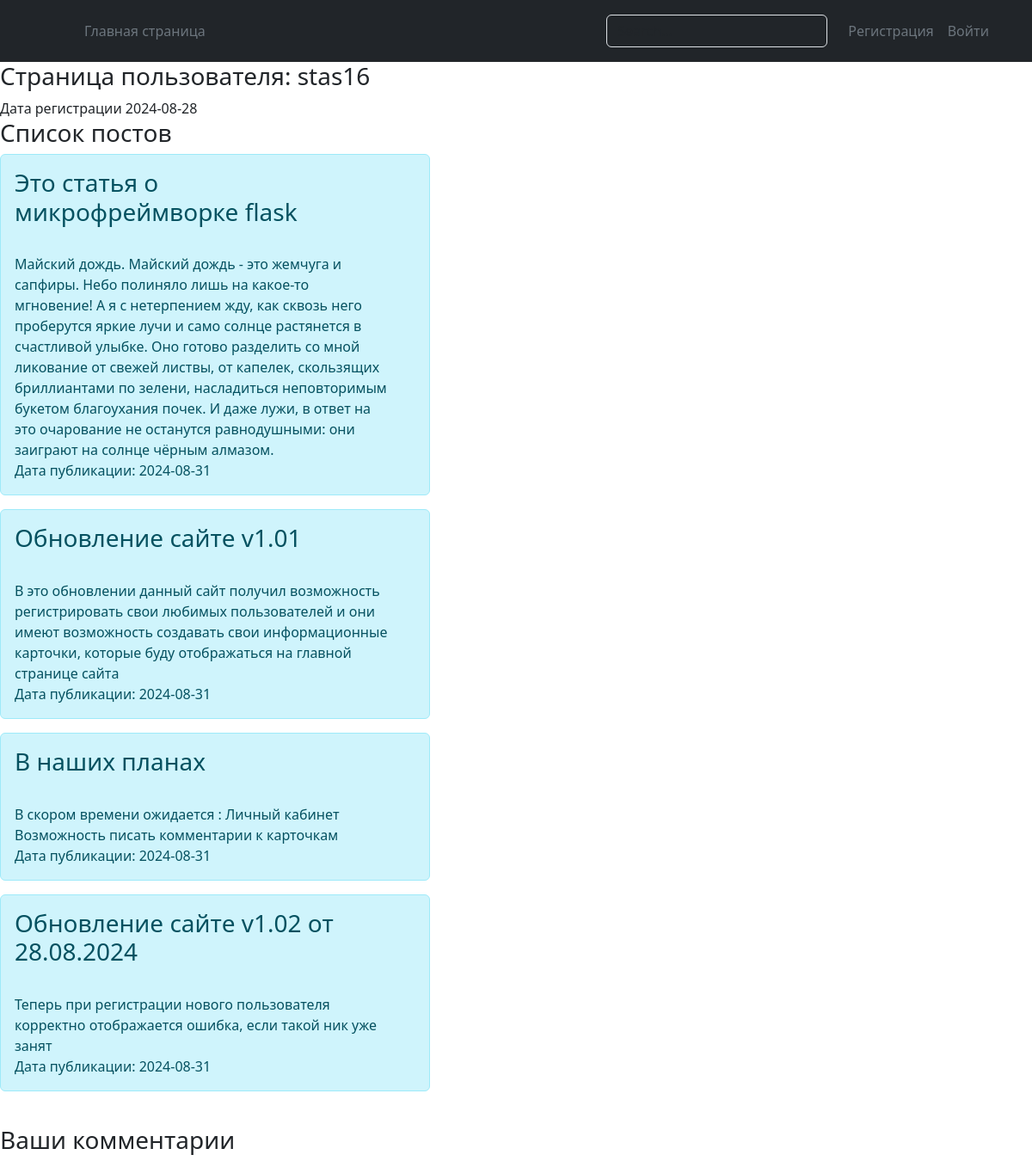
/user/5, run on an earlier commit of the app's database.
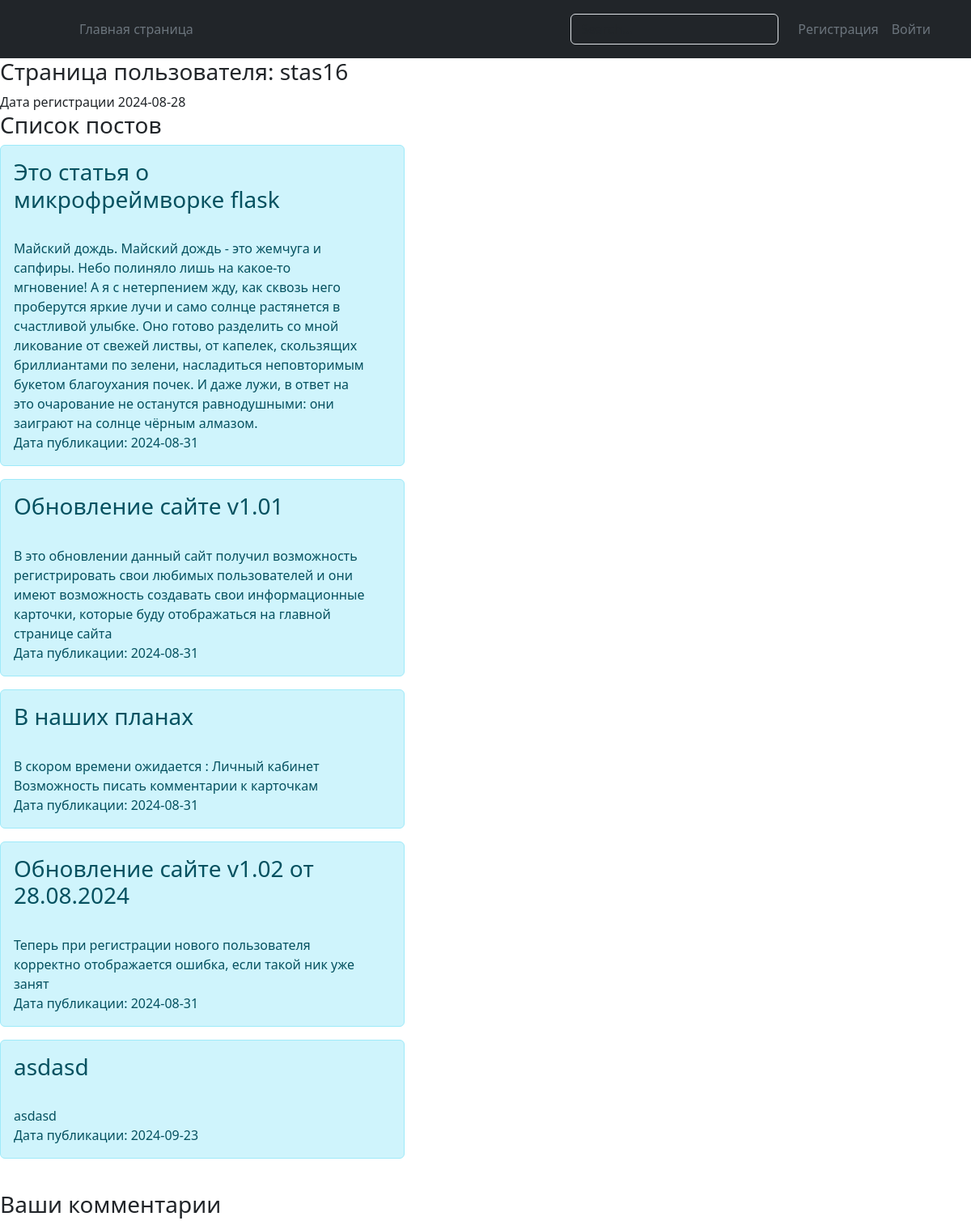
And on a later commit of the database.
### app.py (models this page shows, shortened)
class Cards(db.Model):
    id = db.Column(db.Integer, primary_key=True)
    name = db.Column(db.String, nullable=False)
    text = db.Column(db.Text)
    date_add_card = db.Column(db.DateTime, default=datetime.utcnow)
    user_id = db.Column(db.Integer, db.ForeignKey('user.id'))
    card_comment = db.relationship("Comments", backref="card_com")

### app.py (the view)
@app.route('/user/<id>')
def acc_user(id):
    user = User.query.get(id)
    return render_template('user_acc.html', user=user)

### templates/user_acc.html (shortened to what this page needs)
{% extends 'base.html' %}
{% block body %}
<h3> Страница пользователя: {{ user.username }} </h3>
Дата регистрации {{  user.date_registration.date()  }}
{% if user.user_cards %}
<br><h3>Список постов</h3>
{% for post in user.user_cards %}
<div class="alert alert-dismissible alert-info col-5"
                         role="alert"
                         id="alert">
    <h3>{{ post.name }}<br></h3>
<br>{{ post.text }}<br>
Дата публикации: {{ post.date_add_card.date() }}
</div>
    {% endfor %}
{% else %}
<h3>У вас пока нет постов</h3>
{% endif %}
<br><h3>Ваши комментарии</h3>
{%  endblock %}

What changed in the data, as far as the page shows it:
added Cards: name "asdasd", text "asdasd", date_add_card "2024-09-23"
